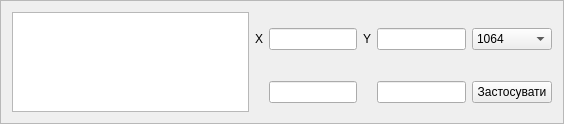
<?xml version="1.0" encoding="UTF-8"?>
<ui version="4.0">
 <class>Filters</class>
 <widget class="QFrame" name="Filters">
  <property name="geometry">
   <rect>
    <x>0</x>
    <y>0</y>
    <width>564</width>
    <height>116</height>
   </rect>
  </property>
  <property name="sizePolicy">
   <sizepolicy hsizetype="Preferred" vsizetype="MinimumExpanding">
    <horstretch>0</horstretch>
    <verstretch>0</verstretch>
   </sizepolicy>
  </property>
  <property name="windowTitle">
   <string>Frame</string>
  </property>
  <property name="frameShape">
   <enum>QFrame::StyledPanel</enum>
  </property>
  <property name="frameShadow">
   <enum>QFrame::Raised</enum>
  </property>
  <layout class="QGridLayout" name="gridLayout">
   <item row="0" column="5">
    <widget class="QComboBox" name="filtWaveLENGTH">
     <item>
      <property name="text">
       <string>1064</string>
      </property>
     </item>
     <item>
      <property name="text">
       <string>532</string>
      </property>
     </item>
     <item>
      <property name="text">
       <string>633</string>
      </property>
     </item>
    </widget>
   </item>
   <item row="0" column="4">
    <widget class="QLineEdit" name="YFilt">
     <property name="enabled">
      <bool>true</bool>
     </property>
     <property name="focusPolicy">
      <enum>Qt::ClickFocus</enum>
     </property>
    </widget>
   </item>
   <item row="0" column="1">
    <widget class="QLabel" name="label_28">
     <property name="text">
      <string>X</string>
     </property>
    </widget>
   </item>
   <item row="1" column="2">
    <widget class="QLineEdit" name="resXFilt">
     <property name="enabled">
      <bool>true</bool>
     </property>
     <property name="readOnly">
      <bool>true</bool>
     </property>
    </widget>
   </item>
   <item row="1" column="4">
    <widget class="QLineEdit" name="resYFilt">
     <property name="readOnly">
      <bool>true</bool>
     </property>
    </widget>
   </item>
   <item row="0" column="3">
    <widget class="QLabel" name="label_29">
     <property name="text">
      <string>Y</string>
     </property>
    </widget>
   </item>
   <item row="0" column="2">
    <widget class="QLineEdit" name="XFilt">
     <property name="focusPolicy">
      <enum>Qt::ClickFocus</enum>
     </property>
    </widget>
   </item>
   <item row="1" column="5">
    <widget class="QPushButton" name="FiltOk">
     <property name="text">
      <string>Застосувати</string>
     </property>
    </widget>
   </item>
   <item row="0" column="0" rowspan="2">
    <widget class="QListWidget" name="filtersList">
     <property name="minimumSize">
      <size>
       <width>0</width>
       <height>100</height>
      </size>
     </property>
    </widget>
   </item>
  </layout>
 </widget>
 <resources/>
 <connections/>
</ui>
